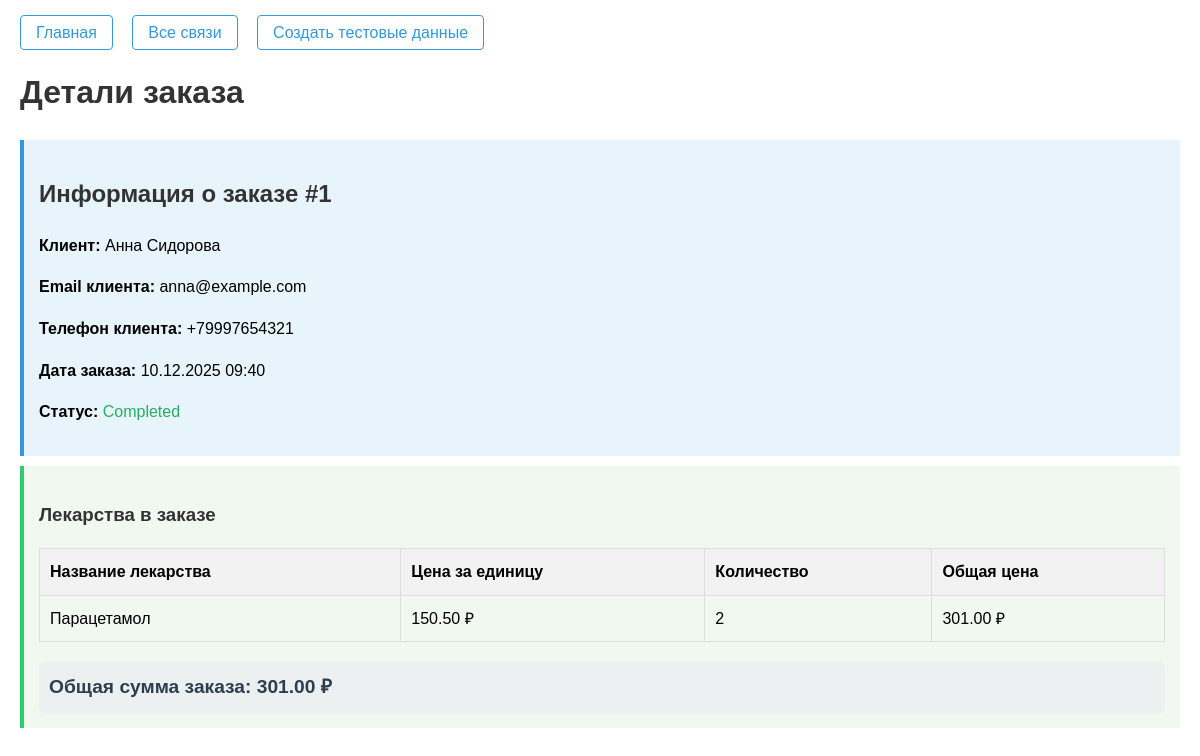
Page /pharmacy/order/1/items/ on the committed database.
### Pharmacy/models.py (models this page shows, shortened)
class Orders(models.Model):
    ORDER_STATUS_CHOICES = [
        ('pending', 'Pending'),
        ('processing', 'Processing'),
        ('completed', 'Completed'),
        ('cancelled', 'Cancelled'),
    ]
    customer = models.ForeignKey(Customers, on_delete=models.CASCADE, related_name='orders')
    order_date = models.DateTimeField(auto_now_add=True)
    order_status = models.CharField(max_length=20, choices=ORDER_STATUS_CHOICES, default='pending')
    @property
    def total_amount(self):
        return sum(item.total_price for item in self.ordered_medicines.all())
    class Meta:
        db_table = 'orders'
        verbose_name_plural = 'orders'

class Customers(models.Model):
    first_name = models.CharField(max_length=50)
    last_name = models.CharField(max_length=50)
    age = models.IntegerField(validators=[MinValueValidator(0)])
    phone = models.CharField(max_length=20)
    email = models.EmailField(unique=True)
    class Meta:
        db_table = 'customers'

class OrderedMedicines(models.Model):
    order = models.ForeignKey(Orders, on_delete=models.CASCADE, related_name='ordered_medicines')
    medicine = models.ForeignKey(Medicines, on_delete=models.CASCADE)
    quantity = models.IntegerField(validators=[MinValueValidator(1)])
    @property
    def total_price(self):
        return self.medicine.price * self.quantity
    class Meta:
        db_table = 'ordered_medicines'
        verbose_name_plural = 'ordered_medicines'
        unique_together = ['order', 'medicine']

class Medicines(models.Model):
    name = models.CharField(max_length=100, unique=True)
    price = models.DecimalField(max_digits=10, decimal_places=2, validators=[MinValueValidator(0)])
    stock_quantity = models.IntegerField(validators=[MinValueValidator(0)])
    class Meta:
        db_table = 'medicines'
        verbose_name_plural = 'medicines'

### Pharmacy/views.py (the view)
# urls.py: path('order/<int:order_id>/items/', views.order_items, name='order_items'),
def order_items(request, order_id):
    try:
        order = Orders.objects.get(id=order_id)
        ordered_items = order.ordered_medicines.all()
        context = {
            'order': order,
            'ordered_items': ordered_items,
            'total_amount': order.total_amount if order else 0,
        }
        return render(request, 'order_items.html', context)
    except Orders.DoesNotExist:
        return HttpResponse(f"Заказ с ID {order_id} не найден.")
    except Exception as e:
        return HttpResponse(f"Ошибка: {e}")

### Pharmacy/templates/order_items.html (shortened to what this page needs)
<!DOCTYPE html>
<html lang="en">
<head>
</head>
<body>
    <div class="container">
        <div class="nav-links">
            <a href="/">Главная</a>
            <a href="/pharmacy/">Все связи</a>
            <a href="/pharmacy/create-test-data/">Создать тестовые данные</a>
        </div>
        <h1>Детали заказа</h1>
        {% if order %}
            <div class="order-info">
                <h2>Информация о заказе #{{ order.id }}</h2>
                <p><strong>Клиент:</strong> {{ order.customer.first_name }} {{ order.customer.last_name }}</p>
                <p><strong>Email клиента:</strong> {{ order.customer.email }}</p>
                <p><strong>Телефон клиента:</strong> {{ order.customer.phone }}</p>
                <p><strong>Дата заказа:</strong> {{ order.order_date|date:"d.m.Y H:i" }}</p>
                <p><strong>Статус:</strong>
                    <span class="status-{{ order.order_status }}">
                        {{ order.get_order_status_display }}
                    </span>
                </p>
            </div>
            <div class="order-items">
                <h3>Лекарства в заказе</h3>
                {% if ordered_items %}
                    <table>
                        <thead>
                            <tr>
                                <th>Название лекарства</th>
                                <th>Цена за единицу</th>
                                <th>Количество</th>
                                <th>Общая цена</th>
                            </tr>
                        </thead>
                        <tbody>
                            {% for item in ordered_items %}
                            <tr>
                                <td>{{ item.medicine.name }}</td>
                                <td>{{ item.medicine.price }} ₽</td>
                                <td>{{ item.quantity }}</td>
                                <td>{{ item.total_price }} ₽</td>
                            </tr>
                            {% endfor %}
                        </tbody>
                    </table>
                    <div class="total">
                        Общая сумма заказа: {{ total_amount }} ₽
                    </div>
                {% else %}
                    <p class="warning">В этом заказе нет лекарств.</p>
                {% endif %}
            </div>
        {% endif %}
</body>
</html>

### Pharmacy/templates/order_items.html (style rules this page uses)
body { font-family: Arial, sans-serif; margin: 20px; line-height: 1.6; }
.container { max-width: 1200px; margin: 0 auto; }
h1, h2, h3 { color: #333; }
.order-info { background-color: #e8f4fc; padding: 15px; margin: 10px 0; border-left: 4px solid #3498db; }
.order-items { background-color: #f0f8f0; padding: 15px; margin: 10px 0; border-left: 4px solid #2ecc71; }
table { width: 100%; border-collapse: collapse; margin: 15px 0; }
th, td { border: 1px solid #ddd; padding: 10px; text-align: left; }
th { background-color: #f2f2f2; font-weight: bold; }
.total { font-size: 1.2em; font-weight: bold; color: #2c3e50; margin-top: 20px; padding: 10px; background-color: #ecf0f1; border-radius: 5px; }
.nav-links { margin-bottom: 20px; }
.nav-links a { margin-right: 15px; text-decoration: none; color: #3498db; padding: 8px 15px; border: 1px solid #3498db; border-radius: 4px; transition: all 0.3s; }
.status-completed { color: #27ae60; }

### rows in the picture
Orders: id "1", customer.first_name "Анна", customer.last_name "Сидорова", customer.email "anna@example.com", customer.phone "+79997654321", order_date "10.12.2025 09:40", order_status "Completed"
OrderedMedicines: medicine.name "Парацетамол", medicine.price "150.50", quantity "2", total_price "301.00"

### other values in the picture
{{ total_amount }} "301.00"
